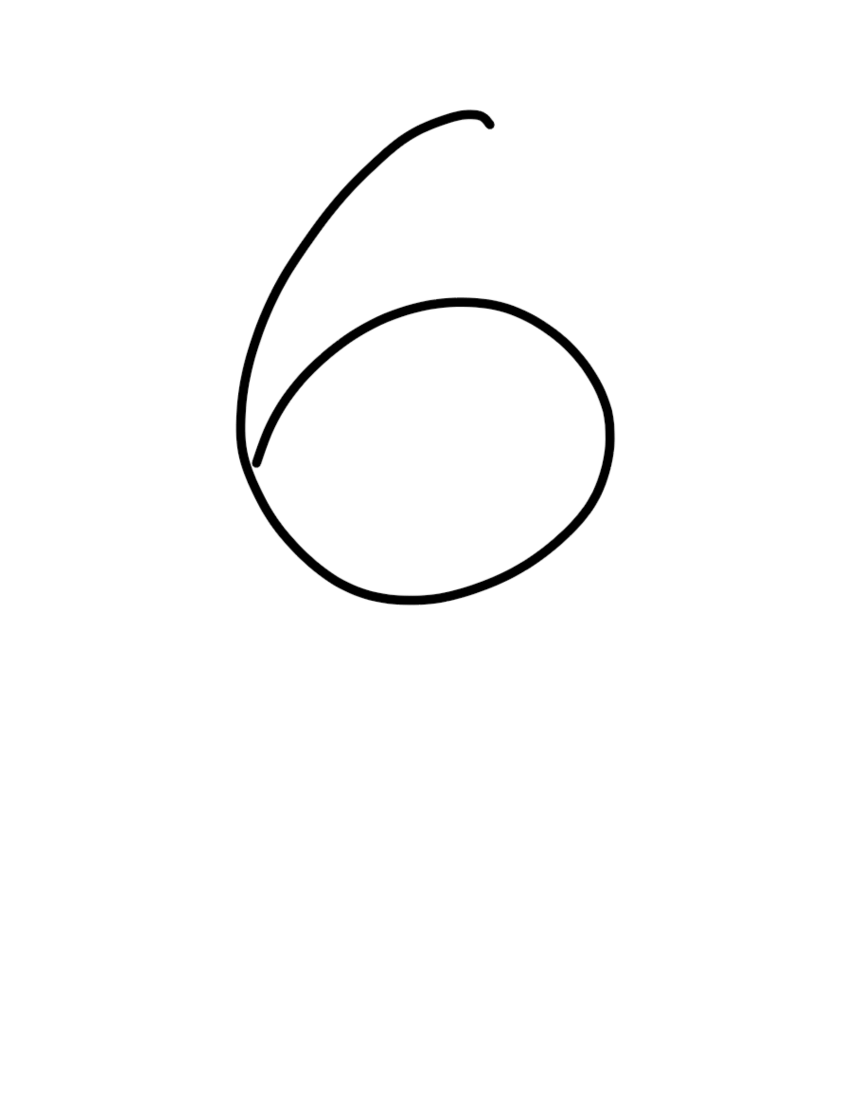
#> input picture dataset/paper-6.png, 1700 x 2200 px, found by its file name (shown at 1/2 size)
$ python index.py
#> lines starting #> are read from the running program, lines starting #| are printed output that depends on the picture
import skimage
import matplotlib
import matplotlib.pyplot as plt
import numpy as np
import pytesseract
from PIL import Image

IMAGE_PATH = "./dataset/paper-6.png"

image = skimage.io.imread(
    IMAGE_PATH, as_gray=True)
#> image is the input picture: shape (2200, 1700) float64; min 0, max 1, mean 0.985
image = skimage.transform.rescale(image, 0.2)
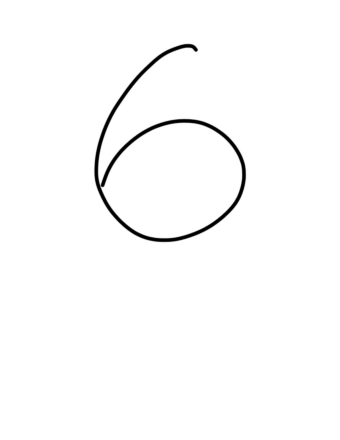
#> image: shape (440, 340) float64; min 1.74e-05, max 1, mean 0.985


# [39 lines left out: functions bounding_box_demo, hog_demo, not called in this run]


# res = pytesseract.image_to_string(Image.open(IMAGE_PATH))
pass

$ run again, with dataset/paper-1.png copied over dataset/paper-6.png
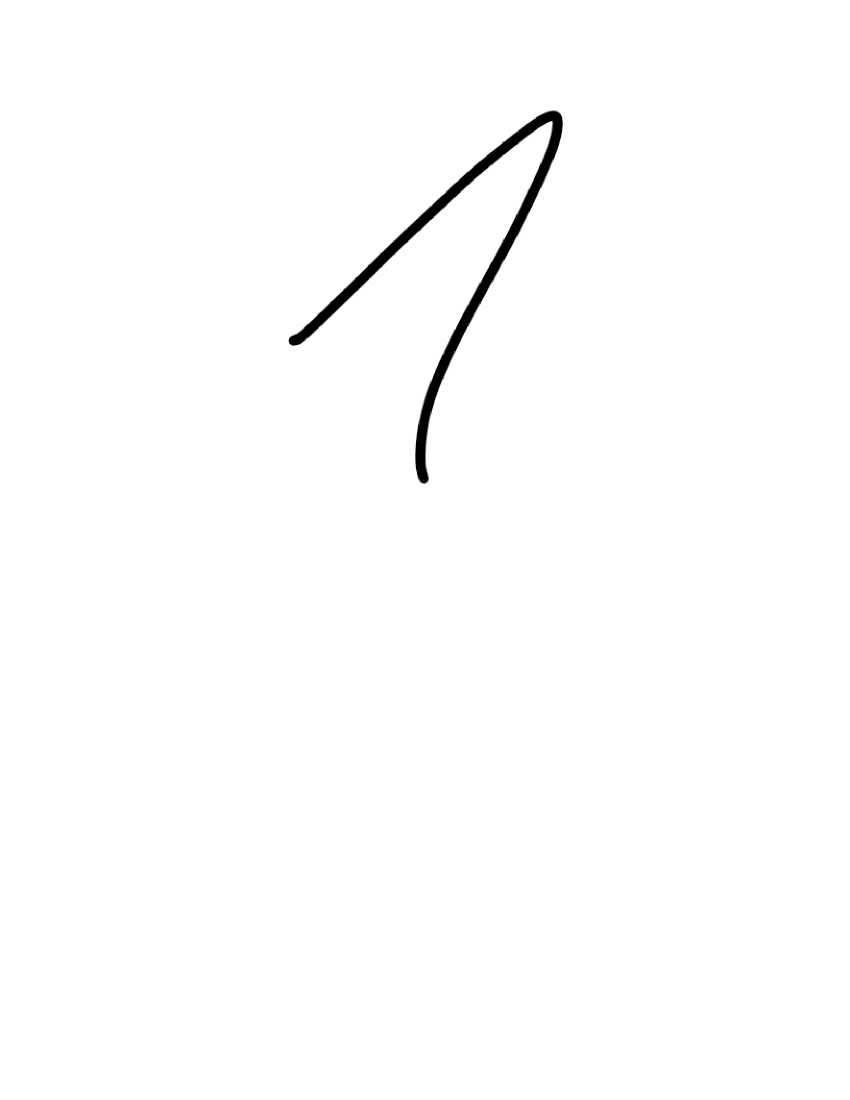
#> input picture dataset/paper-1.png, 1700 x 2200 px, found by its file name (shown at 1/2 size)
#> image is the input picture: shape (2200, 1700) float64; min 0, max 1, mean 0.992
#> `image = skimage.transform.rescale(image, 0.2)`:
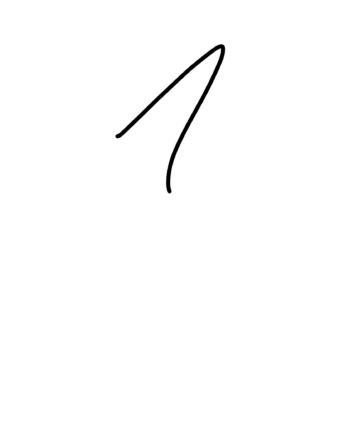
#> image: shape (440, 340) float64; min 0, max 1, mean 0.992

$ run again, with dataset/paper-2.png copied over dataset/paper-6.png
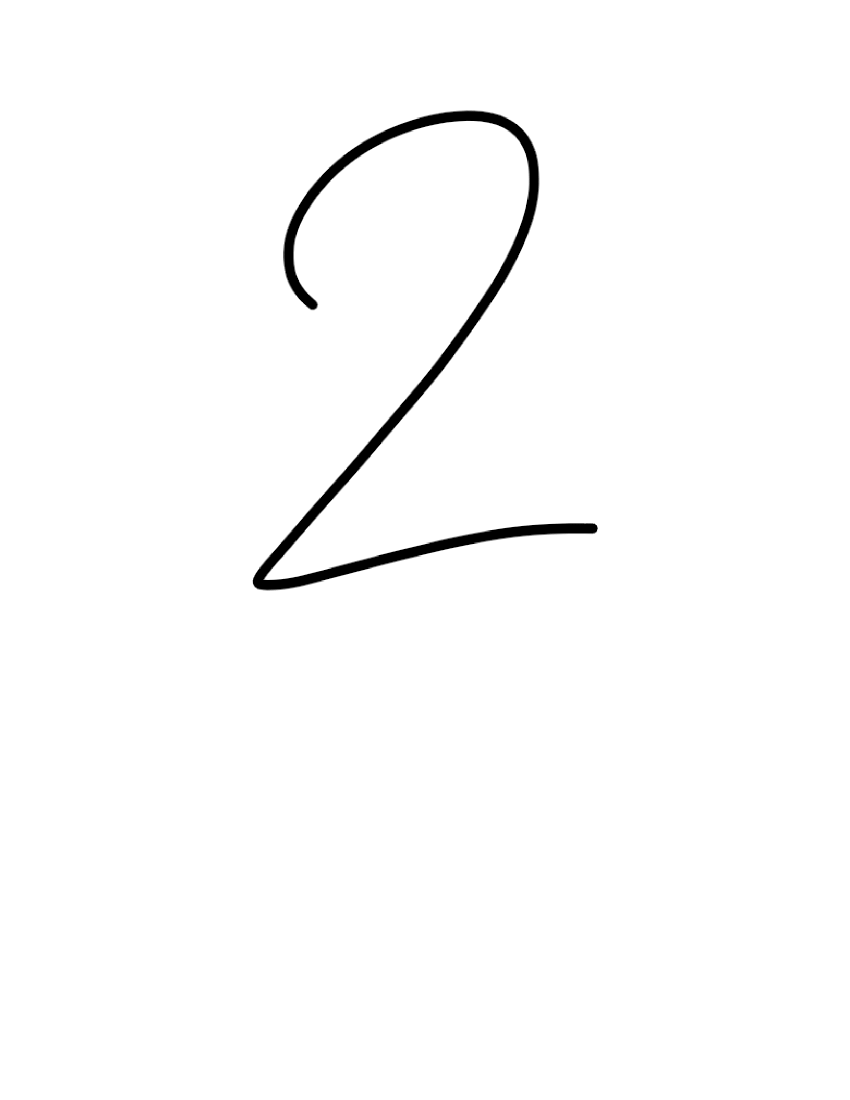
#> input picture dataset/paper-2.png, 1700 x 2200 px, found by its file name (shown at 1/2 size)
#> image is the input picture: shape (2200, 1700) float64; min 0, max 1, mean 0.987
#> `image = skimage.transform.rescale(image, 0.2)`:
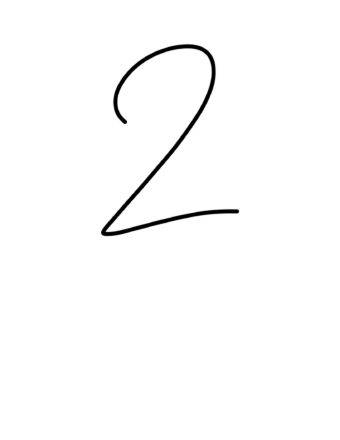
#> image: shape (440, 340) float64; min 0, max 1, mean 0.987

$ run again, with dataset/paper-3.png copied over dataset/paper-6.png
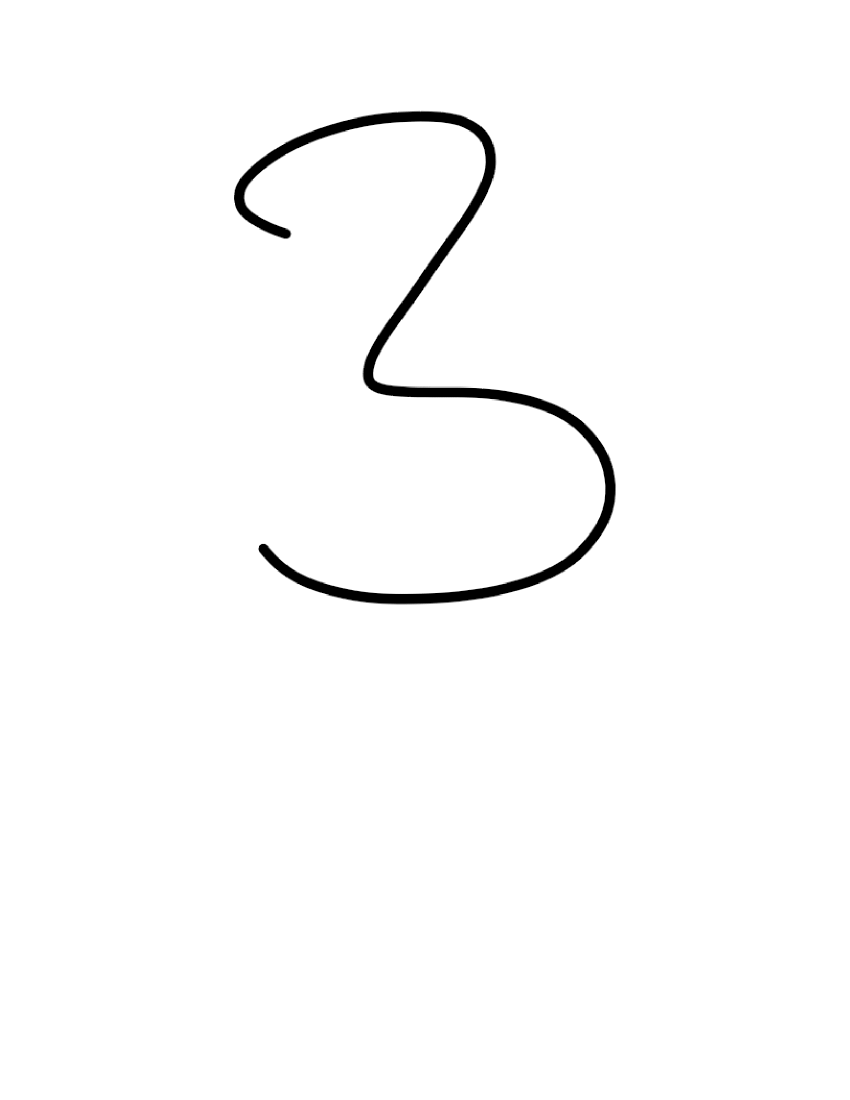
#> input picture dataset/paper-3.png, 1700 x 2200 px, found by its file name (shown at 1/2 size)
#> image is the input picture: shape (2200, 1700) float64; min 0, max 1, mean 0.986
#> `image = skimage.transform.rescale(image, 0.2)`:
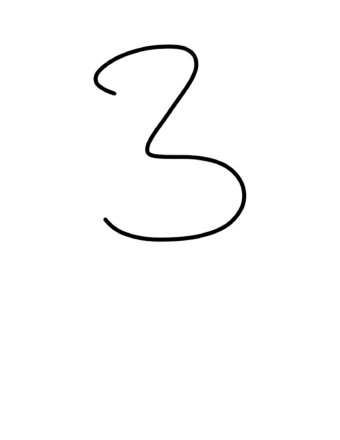
#> image: shape (440, 340) float64; min 0, max 1, mean 0.986
